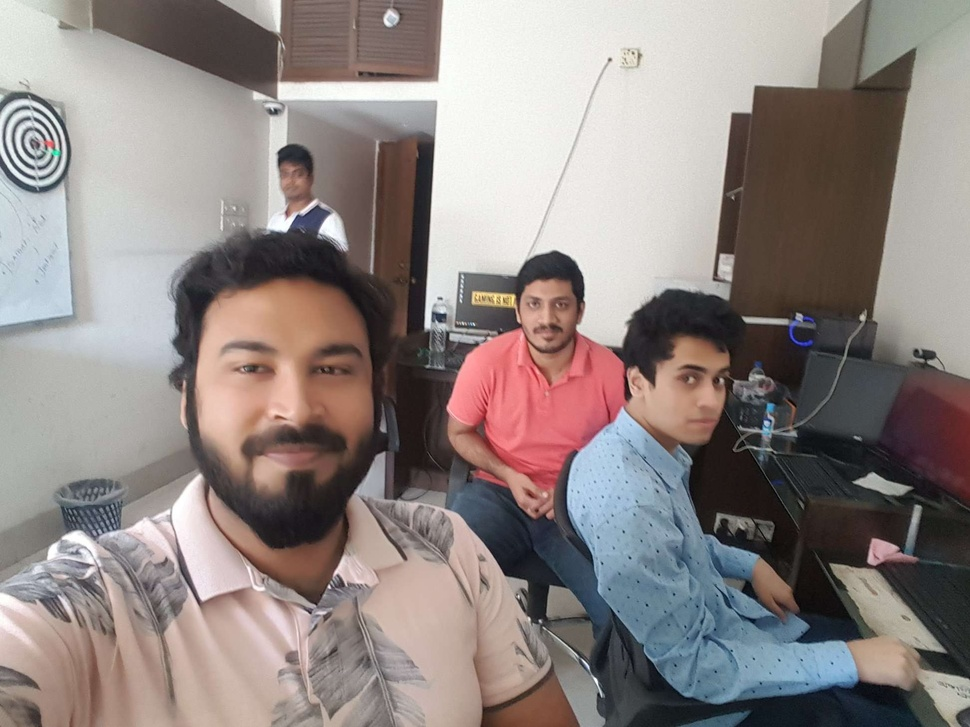
#> input picture Project_1_Haar_Cascade_img_detection/ML_Team.jpeg, 970 x 727 px, shrunk from 1944 x 1458 before the run
$ python image_1.py
#> lines starting #> are read from the running program, lines starting #| are printed output that depends on the picture; after the words box and inside, x2 and y2 are one past the last pixel; in counts of white or black regions, pixels touching at a corner belong together
import cv2

img_path = input("Image: ")
#> the answer given: ML_Team.jpeg
img = cv2.imread(img_path)
#> img is the input picture: shape (727, 970, 3); mean B, G, R 131.1, 133.8, 143.6

face_cascade = cv2.CascadeClassifier("haarcascade_frontalface_default.xml")
gray = cv2.cvtColor(img, cv2.COLOR_BGR2GRAY)
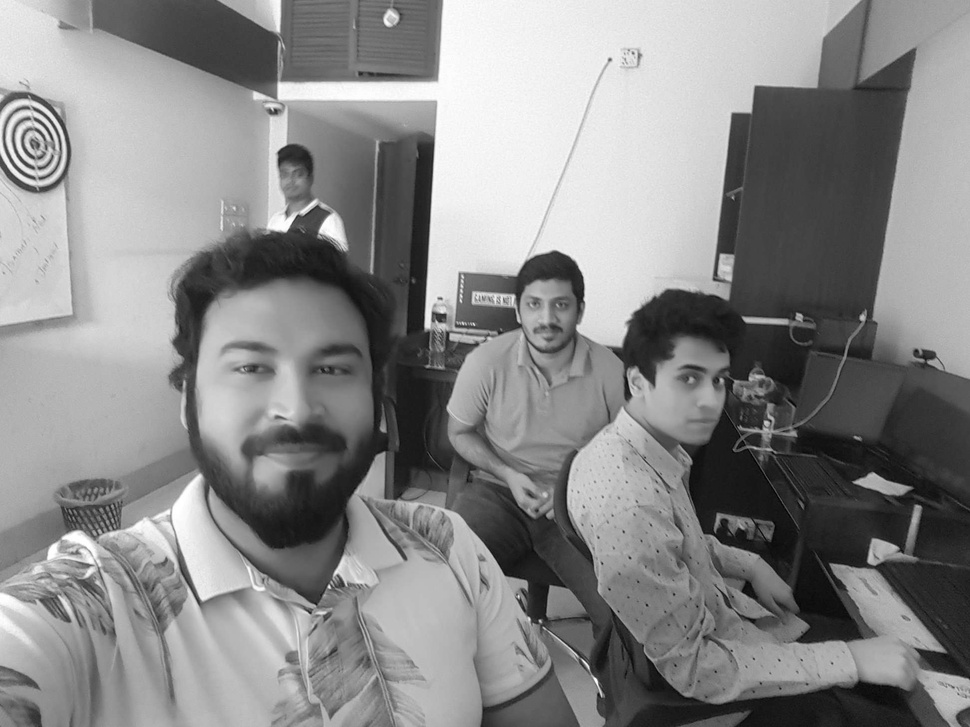
#> gray: shape (727, 970); min 0, max 255, mean 136.4

faces = face_cascade.detectMultiScale(gray, 1.1, 20)
#> faces = [[512, 278, 70, 70], [179, 280, 225, 225]]

for (x,y,w,h) in faces:
    cv2.rectangle(img, (x,y), (x+w, y+h), (0, 0, 255), 3)
#> this loop made 2 passes
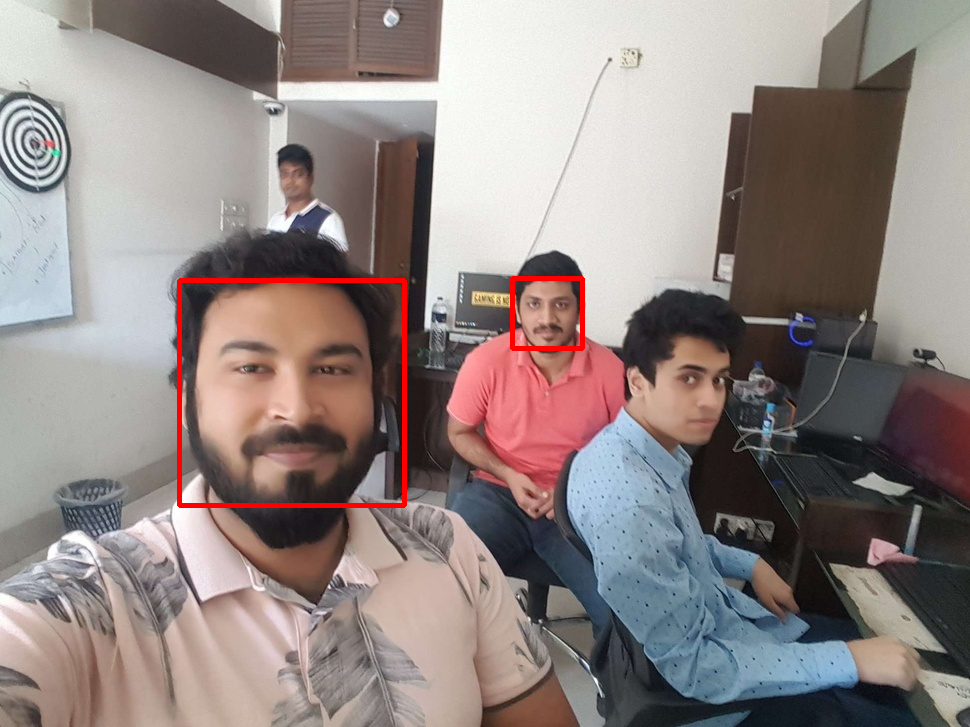
#> img: shape (727, 970, 3); 0.83% of pixels changed, all inside (x1, y1, x2, y2) = (177, 276, 585, 508)

cv2.imshow("Sameer", img)
cv2.imwrite("Detected2.jpeg", img)
cv2.waitKey(0)
cv2.destroyAllWindows()

$ run again, on Project_1_Haar_Cascade_img_detection/Team.jpeg
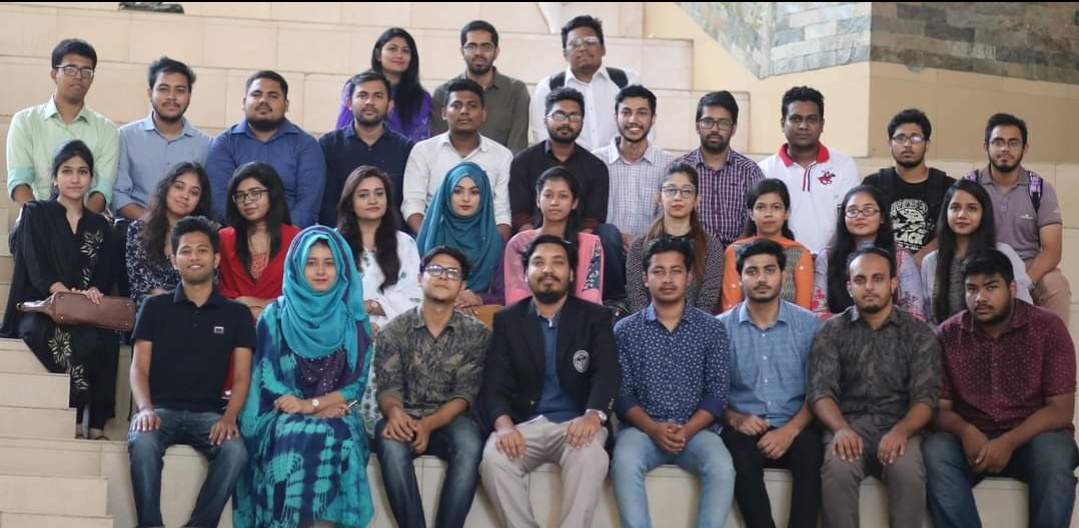
#> input picture Project_1_Haar_Cascade_img_detection/Team.jpeg, 1079 x 528 px
#> img is the input picture: shape (528, 1079, 3); mean B, G, R 109.9, 107.8, 113.6
#> `gray = cv2.cvtColor(img, cv2.COLOR_BGR2GRAY)`:
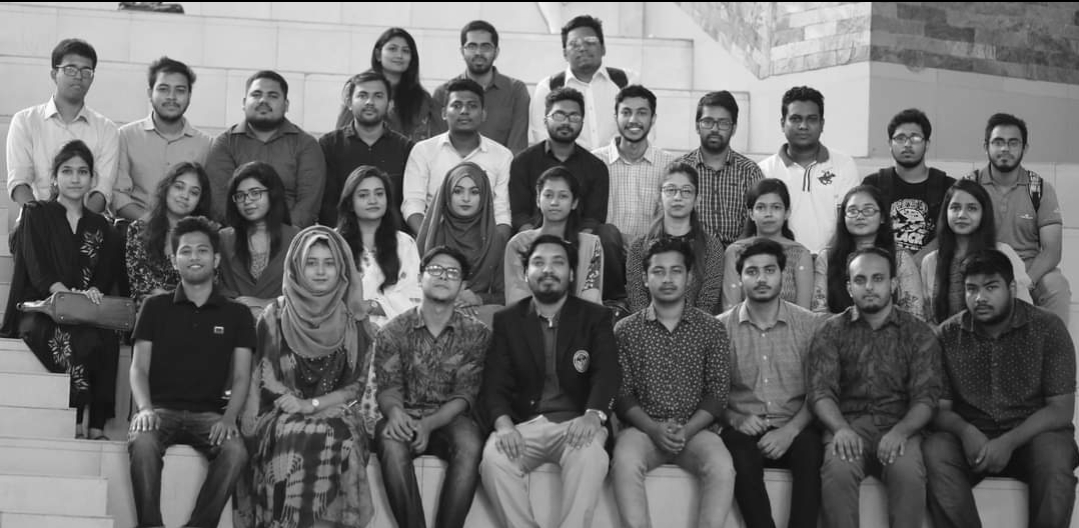
#> gray: shape (528, 1079); min 0, max 254, mean 109.8
#> faces = 23 rows, first 6: [748, 191, 41, 41], [460, 31, 40, 40], [52, 154, 45, 45], [610, 93, 47, 47], [693, 104, 45, 45], [444, 175, 43, 43]
#> the loop `for (x,y,w,h) in faces:` made 23 passes
#> after the loop `for (x,y,w,h) in faces:`:
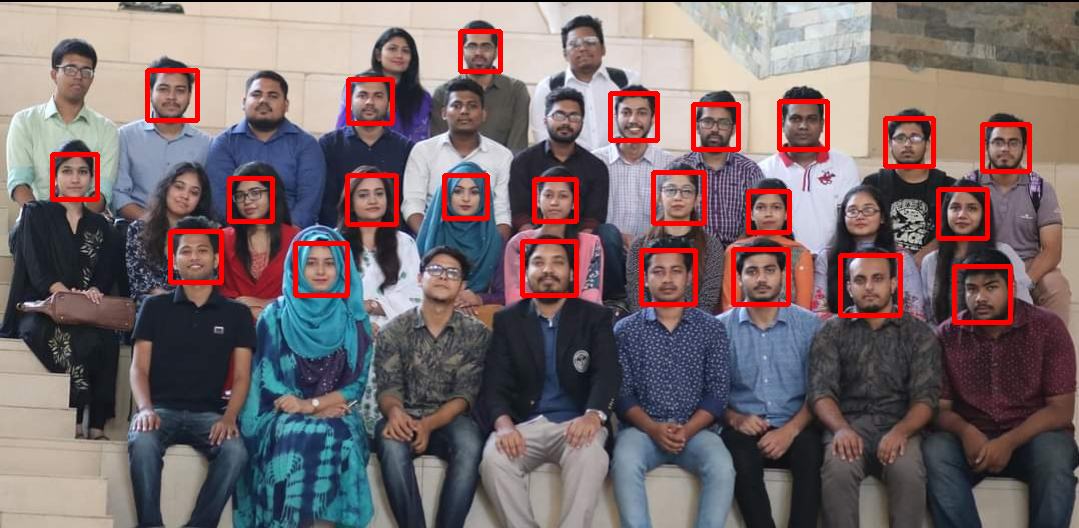
#> img: shape (528, 1079, 3); 3.86% of pixels changed, all inside (x1, y1, x2, y2) = (50, 29, 1032, 325)
